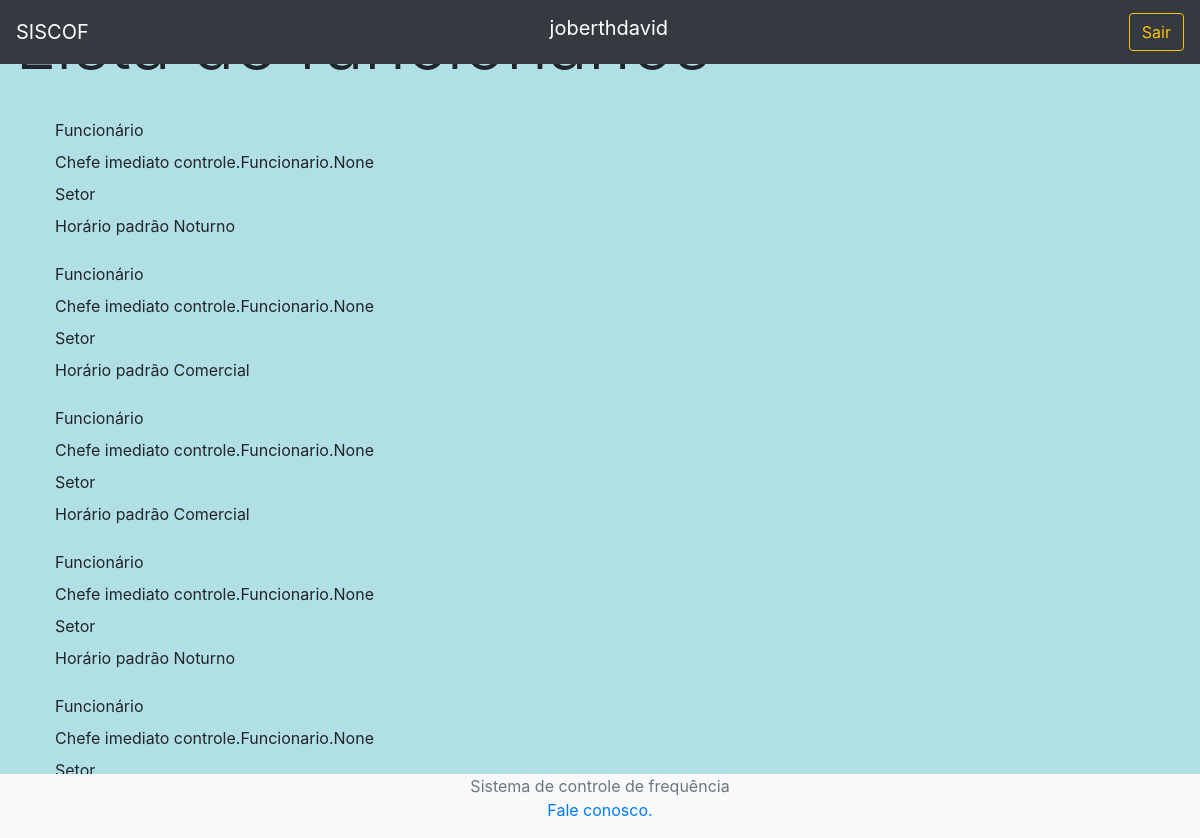
The page /funcionarios/ (signed in) on the database its author committed.
### controle/models.py (models this page shows)
class Funcionario(models.Model):
	chefe = models.BooleanField('Chefe ?', default=False)
	setor = models.CharField('Setor', max_length=20)
	email = models.EmailField('email', null=True, blank=True, max_length=100)
	chefe_imediato = models.ManyToManyField("self", blank=True)
	horaPadrao = models.ForeignKey(HoraPadrao, on_delete=models.CASCADE)

class HoraPadrao(models.Model):
	descricao = models.CharField('Descrição hora padrão', max_length=50)
	horaEntradaExpediente1 = models.TimeField()
	horaSaidaExpediente1 = models.TimeField()
	horaEntradaExpediente2 = models.TimeField()
	horaSaidaExpediente2 = models.TimeField()
	def __str__(self):
		return self.descricao

### controle/views.py (the view)
# urls.py: path('funcionarios/', funcionarios, name='funcionarios'),
@login_required
def funcionarios(request):
	lista_funcionarios = Funcionario.objects.all()
	context = { 'funcionarios' : lista_funcionarios }
	return render(request, 'funcionarios.html', context)

### controle/templates/funcionarios.html (shortened to what this page needs)
{% extends 'base.html' %}
{% block conteudo %}
<div>
	<h1 class="display-3">
	</h1>
	<br>
</div>
<form>
	<div >
		{% for funcionario in funcionarios %}
			<ul>
				<label>Funcionário</label>
				<label>Chefe imediato</label>
				<a ref="#">{{ funcionario.chefe_imediato }}</a>
				<label>Setor</label>
				<label>Horário padrão</label>
				<a ref="#">{{ funcionario.horaPadrao }}</a>
			</ul>
		{% endfor %}
	</div>
</form>
{% endblock %}

### controle/templates/base.html (shortened to what this page needs)
{% load static from staticfiles %}
<!doctype html>
<html>
	<head>
		<link rel="stylesheet" href="https://getbootstrap.com/docs/4.0/dist/css/bootstrap.min.css" >
		<link rel="stylesheet" href="https://getbootstrap.com/docs/4.0/examples/jumbotron/jumbotron.css" />
		<link href="https://getbootstrap.com/docs/4.0/examples/sign-in/signin.css" rel="stylesheet">
		{% load static %}
		<link rel="stylesheet" type="text/css" href="{% static 'css/styles.css' %}" />
	</head>
	<body>
		<div class="col-sm-12 mx-auto">
			<header class="header">
				<nav class="navbar navbar-expand-rg navbar-dark fixed-top bg-dark">
					{% if request.user.is_authenticated %}
						<a class="navbar-brand " id="logotipo" href="{% url 'ponto' %}">SISCOF</a>
						<label class="navbar-brand">{{request.user}}</label>
						<a class="btn btn-outline-warning my-2 my-sm-0" href="{% url 'sair' %}">Sair</a>
					{% else %}
						<a class="navbar-brand " id="logotipo" href="{% url 'index' %}">SISCOF</a>
						<a class="btn btn-outline-success my-2 my-sm-0" href="{% url 'entrar' %}">Entrar</a>
					{% endif %}
				</nav>
			</header>
			<main role="main">
				{% block conteudo %}
				{% endblock %}
			</main>
			<footer id="rodape" class="text-center footer fixed-bottom bg-light">
				<div class="container">
					<span class="text-muted">
						Sistema de controle de frequência
					</span>
					<p>
						<a href="/contato">Fale conosco.</a>
					</p>
				</div>
			</footer>
		</div>
	</body>
</html>

### controle/static/css/styles.css (style rules this page uses)
body { background: #B0E0E6; }

### rows shown on the page
Funcionario: chefe_imediato "controle.Funcionario.None", horaPadrao "Noturno"
Funcionario: chefe_imediato "controle.Funcionario.None", horaPadrao "Comercial"
Funcionario: chefe_imediato "controle.Funcionario.None", horaPadrao "Comercial"
Funcionario: chefe_imediato "controle.Funcionario.None", horaPadrao "Noturno"
Funcionario: chefe_imediato "controle.Funcionario.None"

### other values the page prints
{{ request.user }} "joberthdavid"
